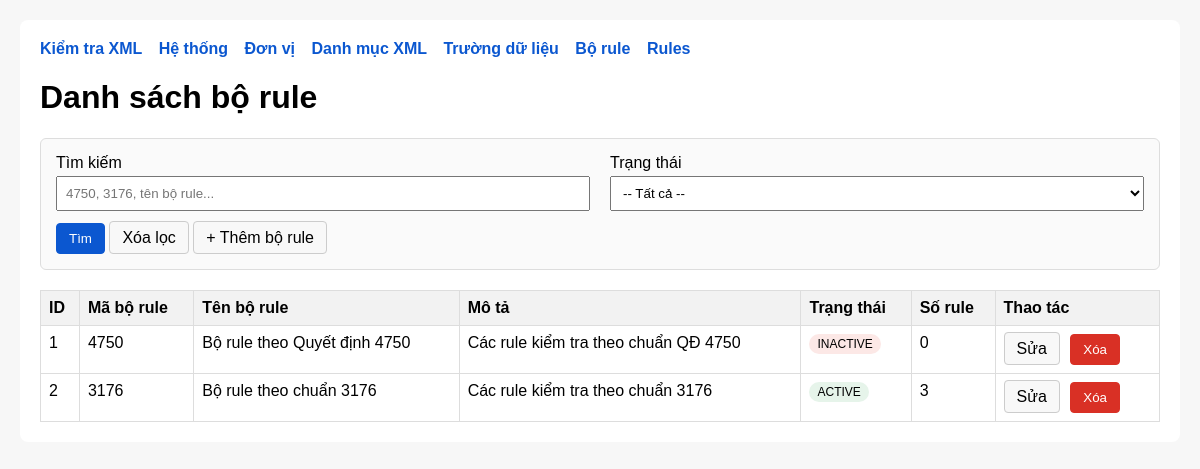
The page /rule-sets/ on the database as committed earlier.
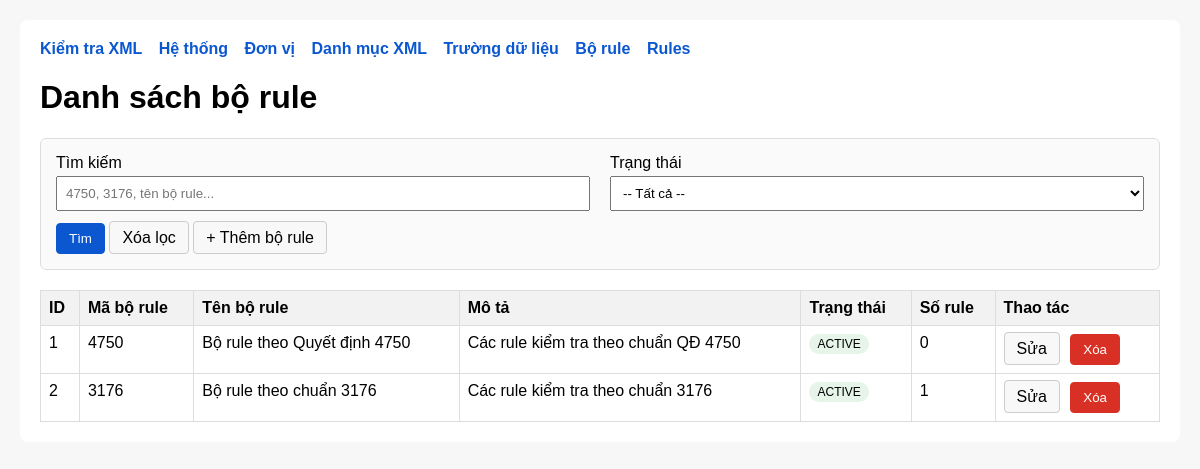
The same page on the database as committed later.
### models/rule_model.py (models this page shows, shortened)
class BoRule(db.Model):
    __tablename__ = "bo_rule"
    id = db.Column(db.Integer, primary_key=True)
    ma_bo_rule = db.Column(db.String(100), nullable=False, unique=True)
    ten_bo_rule = db.Column(db.String(255), nullable=False)
    mo_ta = db.Column(db.String(500), nullable=True)
    is_active = db.Column(db.Boolean, nullable=False, default=True)

### routes/rule_set_routes.py (the view, shortened to what this page needs)
@rule_set_bp.route("/", methods=["GET"])
def list_rule_sets():
    keyword = (request.args.get("keyword") or "").strip()
    status = (request.args.get("status") or "").strip()
    query = BoRule.query
    if status == "active":
        query = query.filter(BoRule.is_active.is_(True))
    elif status == "inactive":
        query = query.filter(BoRule.is_active.is_(False))
    items = query.order_by(BoRule.id.asc()).all()
    return render_template("rule_sets.html", items=items, keyword=keyword, status=status)

### templates/rule_sets.html (shortened to what this page needs)
{% extends "base.html" %}
{% block content %}
<h1>Danh sách bộ rule</h1>
<div class="filter-box">
    <form method="GET">
        <div class="row">
            <div class="col">
                <label>Tìm kiếm</label>
                <input type="text" name="keyword" value="{{ keyword }}" placeholder="4750, 3176, tên bộ rule...">
            </div>
            <div class="col">
                <label>Trạng thái</label>
                <select name="status">
                    <option value="">-- Tất cả --</option>
                </select>
            </div>
        </div>
        <button class="btn btn-primary" type="submit">Tìm</button>
        <a href="/rule-sets" class="btn">Xóa lọc</a>
        <a href="/rule-sets/create" class="btn">+ Thêm bộ rule</a>
    </form>
</div>
<table>
    <thead>
        <tr>
            <th>ID</th>
            <th>Mã bộ rule</th>
            <th>Tên bộ rule</th>
            <th>Mô tả</th>
            <th>Trạng thái</th>
            <th>Số rule</th>
            <th>Thao tác</th>
        </tr>
    </thead>
    <tbody>
        {% for x in items %}
        <tr>
            <td>{{ x.id }}</td>
            <td>{{ x.ma_bo_rule }}</td>
            <td>{{ x.ten_bo_rule }}</td>
            <td>{{ x.mo_ta or '' }}</td>
            <td>
                {% if x.is_active %}
                    <span class="badge badge-ok">ACTIVE</span>
                {% else %}
                    <span class="badge badge-off">INACTIVE</span>
                {% endif %}
            </td>
            <td>{{ x.rules|length }}</td>
            <td class="actions">
                <a class="btn" href="/rule-sets/{{ x.id }}/edit">Sửa</a>
                <form class="inline" method="POST" action="/rule-sets/{{ x.id }}/delete" onsubmit="return confirm('Xóa bộ rule này?');">
                    <button class="btn btn-danger" type="submit">Xóa</button>
                </form>
            </td>
        </tr>
        {% endfor %}
    </tbody>
</table>
{% endblock %}

Rows that differ between the two databases and show on the page:
changed BoRule "Bộ rule theo Quyết định 4750": is_active "INACTIVE" → "ACTIVE"
computed for BoRule "Bộ rule theo chuẩn 3176": rules|length "3" → "1"
